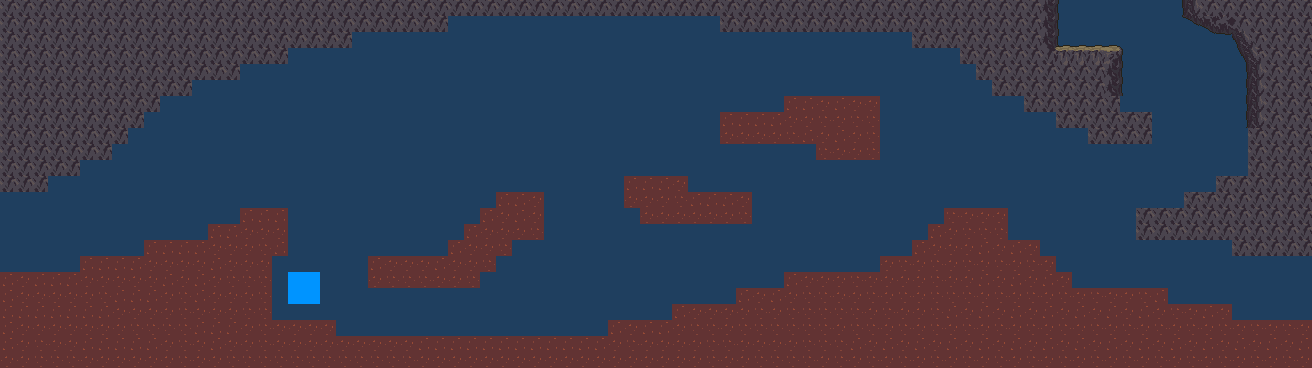

A level layout from a 2D game, rendered from its tile map. Below: a short description, then the map file with tile-grid data replaced by summaries:
An orthogonal 82x23 tile map with 16x16 px tiles, 2 tile layers (bg, Tile Layer 1), 3 tilesets.

<map version="1.0" orientation="orthogonal" renderorder="right-down" width="82" height="23" tilewidth="16" tileheight="16" backgroundcolor="#1f3f5f" nextobjectid="1">
 <properties>
  <property name="unity:sortingLayerName" value="Platforms" />
  <property name="unity:sortingOrder" value="1" />
  <property name="unity:tag" value="Map" />
 </properties>
 <tileset firstgid="1" source="img/base.tsx" />
 <tileset firstgid="267" source="img/dirt_1.tsx" />
 <tileset firstgid="533" source="img/mountain_1.tsx" />
 <layer name="bg" width="82" height="23">
  <data>[1886 cells, 0 non-empty, 0 distinct tile ids]</data>
 </layer>
 <layer name="Tile Layer 1" width="82" height="23">
  <data>[1886 cells, 892 non-empty, 42 distinct tile ids]</data>
 </layer>
</map>
